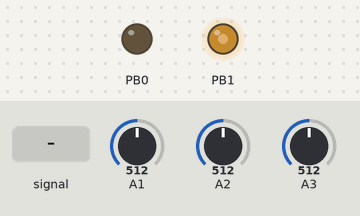
Recording of a sketch running on a simulated ATtiny85, built with avr-gcc and run on an emulated ATtiny85. On the bench: output pins drawn as LEDs (lit = HIGH). Dashed ring = blinking. Inputs (shaded band) come from the test bench; at power-on: A3 = 512, A2 = 512, A1 = 512.

Above: at 1.2 s.
1.3 s: A3 fed a 2 Hz sine of ±306 counts around its level
At 1.87 s:
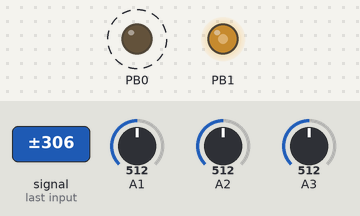
4.3 s: A3 fed a 200 Hz sine of ±460 counts around its level
At 5.5 s:
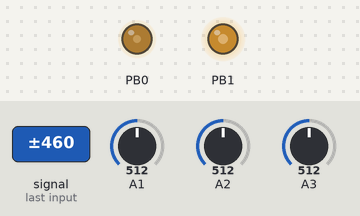
7.3 s: A3 set to 900
At 8.5 s:
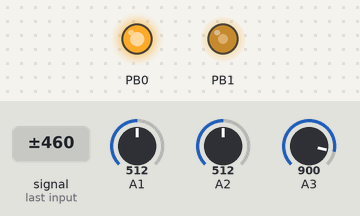
8.8 s: A2 fed a 1000 Hz sine of ±255 counts around its level
Timing chart, 0 to 9.6 s (numbered marks = the images above; inputs shaded):
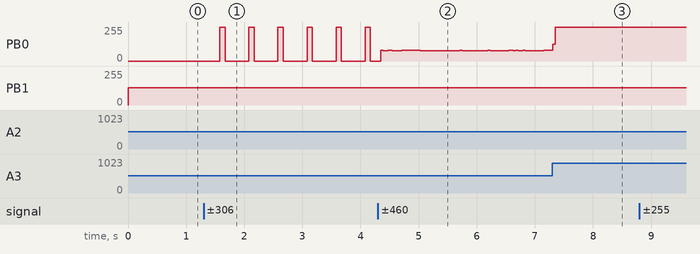

The sketch:

mod-envelope.ino
```cpp
 // mod-envelope.ino
#include "/tmp/jerboa/jerboa.h"
#include "/tmp/jerboa/mult.h"

// ENVELOPE:
// A: audio signal
// B: trigger (triggers at 75%)
// Not yet implemented: R: {attack,decay,release} speed

byte mode;
word ticks;
int level;  // 0 to 127

void Setup() {}

#define RAMP 31 // 127 /* 2**N - 1 */

void Loop() {
  byte a = IN_A();
  byte b = IN_B();
  bool high = (b > 0xC0);

  ++ticks;
  if (mode) {
    if (high) {
      if (level < 127 && (ticks&RAMP)==0) {
        ++level;
      }
    } else {
      //ticks = 0;
      mode = false;
    }
  } else {
    if (high) {
      //ticks = 0;
      mode = true;
    } else {
      if (level > 0 && (ticks&RAMP)==0) {
        --level;
      }
    }
  }

  int z = SignedMult8x8(a-128, level) >> 6;
  if (z>127) z=127;
  if (z< -127) z= -127;
  OUT_F(128 + z);

  if (high) LedOn(); else LedOff();
}
```

Measured:
- after the input at 1.3 s, PB0: alternates 255/255 for 0.09 s and 0/255 for 0.41 s, starting after 0.28 s
